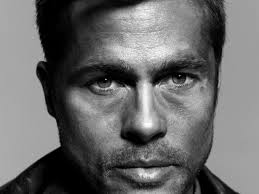
%> input picture Lab 2-P/Face.jpg, 259 x 194 px
$ octave lab3_2.m   (GNU Octave 9; MATLAB toolbox functions it lacks are replaced by stand-ins)
%> lines starting %> are read from the running program, lines starting %| are printed output that depends on the picture
I = imread('Face.jpg');
%> I is the input picture: size 194x259x3 uint8; min 0, max 254, mean 106.3
I = rgb2gray(I);
%> I: size 194x259 uint8
[L, a] = bwlabeln(I,4);
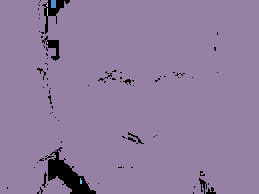
%> L: size 194x259 double; 10 distinct labels, from 0 to 9; one colour per label, 0 black
%> a = 9
[L, b] = bwlabeln(I,8);
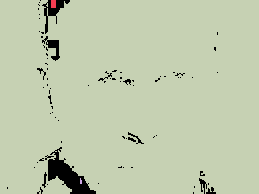
%> L: size 194x259 double; 4 distinct labels, from 0 to 3; one colour per label, 0 black
%> b = 3
disp('Number of 4 connected components:');
disp(a);
%| 9
disp('Number of 8 connected components:');
disp(a);
%| 9
